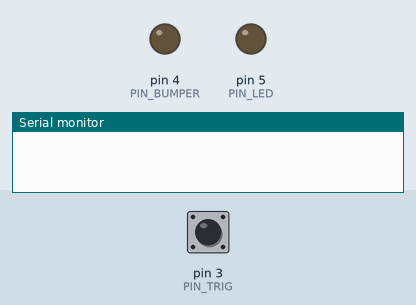
Simulated run of this sketch. Board: Arduino Nano, built with avr-gcc and run on an emulated ATmega328P. On the bench: output pins drawn as LEDs (lit = HIGH), the last lines printed to the serial monitor. The inputs (shaded band) are chosen by the test bench; at power-on: pin 3 (PIN_TRIG) HIGH.

Above: at 1.2 s.
1.3 s: pin 3 (PIN_TRIG) pulled LOW for 0.15 s
At 1.41 s:
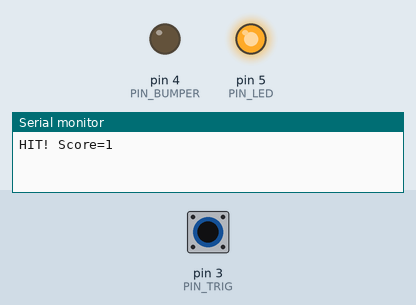
2.9 s: pin 3 (PIN_TRIG) pulled LOW for 3.2 s
At 7.3 s:
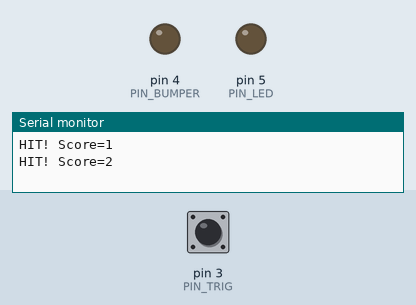
Timing chart, 0 to 8.8 s (numbered marks = the images above; inputs shaded):
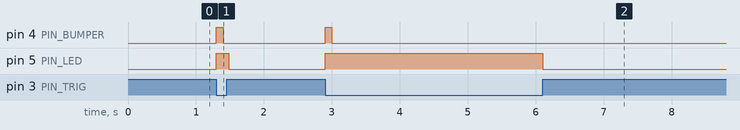

The sketch:

NanoMagTest.ino
```cpp
// Here, we are doing an experiment to test if the NANO can
// respond fast enough to trigger the bumper.  That is,
// we want the solenoid fully under computer control -- not
// just subject to the contact switch.

#define PIN_TRIG   3 // Input Trigger
#define PIN_BUMPER 4 // Output to bumper
#define PIN_LED    5 // Feedback LED

#define SHOT_TIME  100  // Milliseconds to feed the soleniod
#define REST_TIME  80   // Required Rest time before new trigger allowed
#define SHUTOFF_COUNT 40 // Max number of shots in 10 sec window
#define SHUTOFF_SECS  10 // Number of secs to wait before resert after shut down.

#define STATE_READY    0    // Waiting for a new trigger
#define STATE_FIRED    1    // Giving a pulse of energy
#define STATE_RESTING  2    // Waiting for a given time before allowing new trigger
#define STATE_STUCK    3    // Waiting for the trigger input to reset.

int state = STATE_READY;
unsigned long event_time = 0;     // Time condition changed
long score = 0;

void setup() {
  // initialize digital pin LED_BUILTIN as an output.
  pinMode(PIN_TRIG, INPUT_PULLUP);
  pinMode(PIN_BUMPER, OUTPUT);
  pinMode(PIN_LED, OUTPUT);
  Serial.begin(115200);
  digitalWrite(PIN_BUMPER, 0);
  state = STATE_READY;
  event_time = millis();
}

bool trigger_active() {
  if (digitalRead(PIN_TRIG) == LOW) return true;
  else return false;
}

bool trigger_passive() {
  if (digitalRead(PIN_TRIG) == HIGH) return true;
  else return false;
}

void fire_soleniod() {
  digitalWrite(PIN_BUMPER, HIGH);
}

void soleniod_off() {
  digitalWrite(PIN_BUMPER, LOW);
}

void led_on() {
  digitalWrite(PIN_LED, HIGH);
}

void led_off() {
  digitalWrite(PIN_LED, LOW);
}

void service_bumper() {
  unsigned long time_now = millis();
  unsigned long elp = time_now - event_time;
  switch(state) {
    case STATE_READY:
      if (trigger_active()) {
        fire_soleniod();
        event_time = time_now;
        state = STATE_FIRED;
        led_on();
        score++;
      }
      return;
    case STATE_FIRED:
      if (elp > SHOT_TIME) {
        event_time = time_now;
        soleniod_off();
        if (trigger_active()) state = STATE_STUCK;
        else state = STATE_RESTING;
      }
      return;
    case STATE_STUCK:
      if (trigger_passive()) state= STATE_RESTING;
      return;
    case STATE_RESTING:
      if (elp > REST_TIME) {
        state = STATE_READY;
        event_time = time_now;
        led_off();
      }
      return;
  }
}

char lineout[100];
long last_score = 0;

void loop() {
    service_bumper();
    if (last_score != score) {
      last_score = score;
      sprintf(lineout, "HIT! Score=%ld", last_score);
      Serial.println(lineout);
    }
}
```

Measured:
- after the input at 1.3 s, pin 4 (PIN_BUMPER): LOW → HIGH at once, → LOW 0.10 s later; pin 5 (PIN_LED): LOW → HIGH at once, → LOW 0.18 s later
- after the input at 2.9 s, pin 4 (PIN_BUMPER): LOW → HIGH at once, → LOW 0.10 s later; pin 5 (PIN_LED): LOW → HIGH at once, → LOW 3.2 s later
